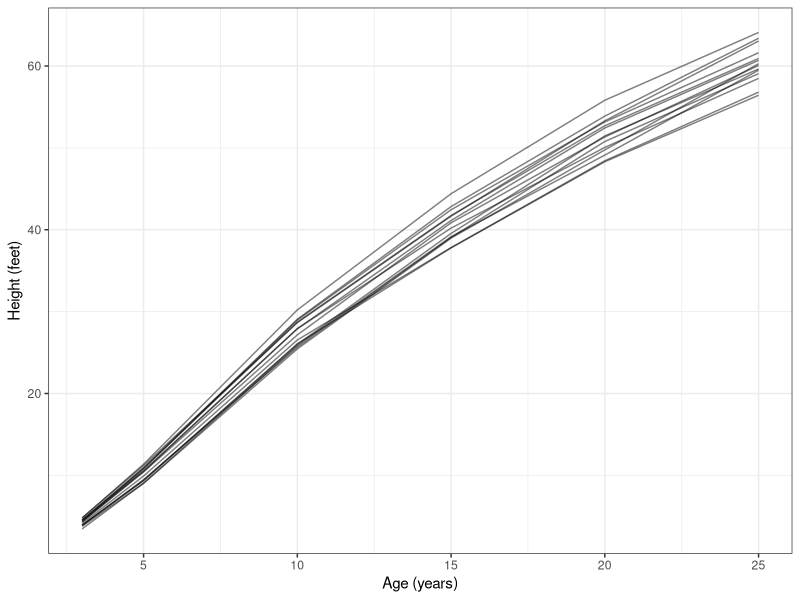

R code for this plot:
## ---- chunk 1
base_dir <- here::here()
base_url <- '/'
fig_path <- 'images/posts/jekyll-footnotes/'

knitr::opts_knit$set(base.dir = base_dir, base.url = base_url)
knitr::opts_chunk$set(message = F, warning = F, echo = T, results = 'hide',
                      cache = T, fig.path = fig_path, fig.align = 'center',
                      dpi = 200)
## ---- chunk 2
library(ggplot2)
ggplot(Loblolly, aes(x = age, y = height, group = Seed)) +
  geom_line(alpha = .5) +
  labs(x = 'Age (years)', y = 'Height (feet)') +
  theme_bw()
## ---- chunk 3
sessionInfo()
